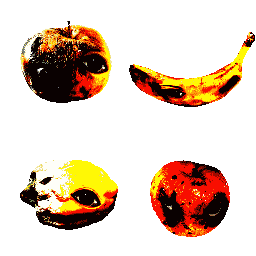
#> input picture iso/stages/kitchen/back0.png, 256 x 256 px
$ python gimp_png8_dither.py kitchen/back0.png
#> lines starting #> are read from the running program, lines starting #| are printed output that depends on the picture; after the words box and inside, x2 and y2 are one past the last pixel; in counts of white or black regions, pixels touching at a corner belong together
#> in process_png, source is the input picture: PIL image 256x256 P; mean R, G, B, A 43.3, 23.4, 7.5, 73.9
#!/usr/bin/env python3
"""
GIMP-style PNG8 Floyd-Steinberg ditherer.

Windows:
    Drag PNG files or a folder onto this .py file.

Behavior:
    - RGB: 15-color adaptive palette + Floyd-Steinberg dithering.
    - Alpha below 6.25%: completely transparent.
    - Alpha from 6.25% to 100%: converted to a 1-bit
      Floyd-Steinberg transparency dither.
    - 100% alpha: completely opaque.
    - Output: indexed PNG8, with 15 RGB colors + 1 transparent
      palette entry when transparency is present.

Requires Pillow:
    py -m pip install pillow
"""

import os
import sys
from pathlib import Path

try:
    from PIL import Image
except ImportError:
    print("Pillow is not installed.")
    print("Install it with:")
    print("    py -m pip install pillow")
    input("\nPress Enter to exit...")
    raise SystemExit(1)


# -----------------------------
# Settings
# -----------------------------
RGB_COLORS = 15
ALPHA_CUTOFF = 0.0625
DITHER_MATRIX = [
    (7, 16),
    (3, 16),
    (5, 16),
    (1, 16),
]
# Floyd-Steinberg:
#       *  7/16
# 3/16  5/16  1/16


def floyd_steinberg_binary(values, width, height):
    """
    Floyd-Steinberg dither a grayscale 0..255 image into
    0 or 255.

    values is a flat list of floats.
    """
    work = values[:]
    out = [0] * (width * height)

    for y in range(height):
        for x in range(width):
            i = y * width + x

            old = work[i]
            new = 255.0 if old >= 128.0 else 0.0
            out[i] = 255 if new else 0

            error = old - new

            if x + 1 < width:
                work[i + 1] += error * 7.0 / 16.0

            if y + 1 < height:
                if x > 0:
                    work[i + width - 1] += error * 3.0 / 16.0

                work[i + width] += error * 5.0 / 16.0

                if x + 1 < width:
                    work[i + width + 1] += error * 1.0 / 16.0

    return out


def make_alpha_dither(img):
    """
    Convert original alpha into binary transparency.

    0..24.999% -> 0 (transparent)

    6.25..100% -> remap to 0..255, then Floyd-Steinberg
    dither that value into transparent/opaque pixels.

    Thus:
        6.25% -> essentially transparent
        50%  -> approximately 1/3 opaque coverage
        75%  -> approximately 2/3 opaque coverage
        100% -> solid
    """
    rgba = img.convert("RGBA")
    alpha = rgba.getchannel("A")
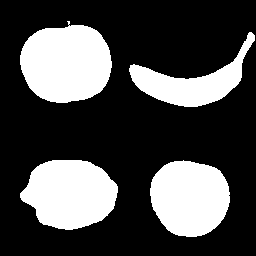
#> alpha: PIL image 256x256 L; 29% white; 4 white regions, box (x1, y1, x2, y2) and area: (20, 21, 112, 103) 5776, (20, 160, 118, 230) 5132, (150, 160, 230, 237) 4838, (129, 32, 255, 107) 3242

    w, h = rgba.size
#> w = 256; h = 256
    src = list(alpha.getdata())
#> src = 65536 items

    values = []

    for a in src:
        a01 = a / 255.0

        if a01 < ALPHA_CUTOFF:
            values.append(0.0)
        else:
            # 25% becomes 0%, 100% becomes 100%.
            remapped = (a01 - ALPHA_CUTOFF) / (1.0 - ALPHA_CUTOFF)
            remapped = max(0.0, min(1.0, remapped))
            values.append(remapped * 255.0)
#> after the loop, values = 65536 items

    result = floyd_steinberg_binary(values, w, h)
#> result = 65536 items

    return Image.frombytes("L", (w, h), bytes(result))


def make_rgb_palette(img):
    """
    Make a 15-color adaptive RGB palette using Pillow's
    Floyd-Steinberg indexed conversion.

    Alpha is removed first so transparent pixels cannot
    contaminate the color palette.
    """
    rgb = img.convert("RGB")
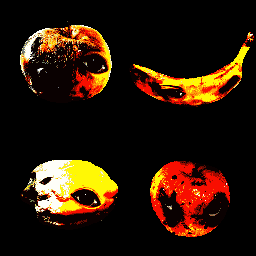
#> rgb: PIL image 256x256 RGB; mean R, G, B 43.3, 23.4, 7.5

    # Pillow's MEDIANCUT finds an adaptive palette similar
    # to GIMP's adaptive indexed conversion.
    indexed = rgb.quantize(
        colors=RGB_COLORS,
        method=Image.Quantize.MEDIANCUT,
        dither=Image.Dither.FLOYDSTEINBERG,
    )

    return indexed


def build_png8(rgb_indexed, alpha_mask):
    """
    Combine indexed RGB with the binary alpha dither.

    Palette:
        0..14 = RGB colors
        15    = transparent

    Opaque pixels keep their RGB palette index.
    Transparent pixels use the dedicated transparent entry.
    """
    w, h = rgb_indexed.size
#> w = 256; h = 256
    rgb_pixels = list(rgb_indexed.getdata())
#> rgb_pixels = 65536 items
    alpha_pixels = list(alpha_mask.getdata())
#> alpha_pixels = 65536 items

    has_transparency = any(a == 0 for a in alpha_pixels)
#> has_transparency = True

    # Copy the RGB palette.
    source_palette = rgb_indexed.getpalette() or []
#> source_palette = 45 values, max 255 at index 3, min 0 at index 32, mean 112
    source_palette = source_palette[:RGB_COLORS * 3]

    while len(source_palette) < RGB_COLORS * 3:
        source_palette.extend([0, 0, 0])
#> this loop made 0 passes

    if not has_transparency:
        # No transparency: use the normal 15-color indexed image.
        out = Image.new("P", (w, h))
        out.putdata(rgb_pixels)
        out.putpalette(source_palette + [0] * (256 * 3 - len(source_palette)))
        return out

    transparent_index = RGB_COLORS

    out_pixels = []
    for p, a in zip(rgb_pixels, alpha_pixels):
        if a == 0:
            out_pixels.append(transparent_index)
        else:
            out_pixels.append(min(p, RGB_COLORS - 1))
#> after the loop, out_pixels = 65536 items

    out = Image.new("P", (w, h))
#> out: PIL image 256x256 P; every value is 0
    out.putdata(out_pixels)

    palette = source_palette + [0, 0, 0]
#> palette = 48 values, max 255 at index 3, min 0 at index 32, mean 105
    palette += [0] * (256 * 3 - len(palette))
#> palette = 768 values, max 255 at index 3, min 0 at index 32, mean 6.56
    out.putpalette(palette)

    # PNG tRNS: palette entry 15 is fully transparent.
    transparency = [255] * (transparent_index + 1)
    transparency[transparent_index] = 0
    out.info["transparency"] = bytes(transparency)

    return out


def process_png(path):
    print(f"Processing: {path}")

    with Image.open(path) as source:
        img = source.convert("RGBA")

    alpha = make_alpha_dither(img)
    rgb = make_rgb_palette(img)
    output = build_png8(rgb, alpha)

    # Keep the original name and replace it.
    # A temporary file prevents corruption if saving fails.
    temp = path.with_name(path.stem + "_png8_temp.png")

    output.save(
        temp,
        format="PNG",
        optimize=False,
        bits=8,
    )

    os.replace(temp, path)

    print(f"  Done: {path}")


def collect_pngs(items):
    files = []

    for item in items:
        p = Path(item)

        if p.is_file() and p.suffix.lower() == ".png":
            files.append(p)

        elif p.is_dir():
            for f in p.rglob("*.png"):
                if f.is_file():
                    files.append(f)

    return sorted(set(files))


def main():
    if len(sys.argv) < 2:
        print("Drag PNG files or a folder onto this script.")
        print()
        print("Or run:")
        print("    py gimp_png8_dither.py image.png")
        print("    py gimp_png8_dither.py folder")
        input("\nPress Enter to exit...")
        return

    files = collect_pngs(sys.argv[1:])

    if not files:
        print("No PNG files found.")
        input("\nPress Enter to exit...")
        return

    print("==========================================")
    print(" GIMP-STYLE PNG8 FLOYD-STEINBERG DITHER")
    print("==========================================")
    print(f"Files: {len(files)}")
    print("RGB colors: 15")
    print("Alpha cutoff: 6.25%")
    print("Alpha dithering: Floyd-Steinberg")
    print()

    success = 0

    for path in files:
        # Avoid processing our temporary output.
        if path.name.endswith("_png8_temp.png"):
            continue

        try:
            process_png(path)
            success += 1
        except Exception as e:
            print(f"  ERROR: {e}")

    print()
    print("==========================================")
    print(f"Finished: {success}/{len(files)}")
    print("==========================================")
    input("\nPress Enter to exit...")


if __name__ == "__main__":
    main()
